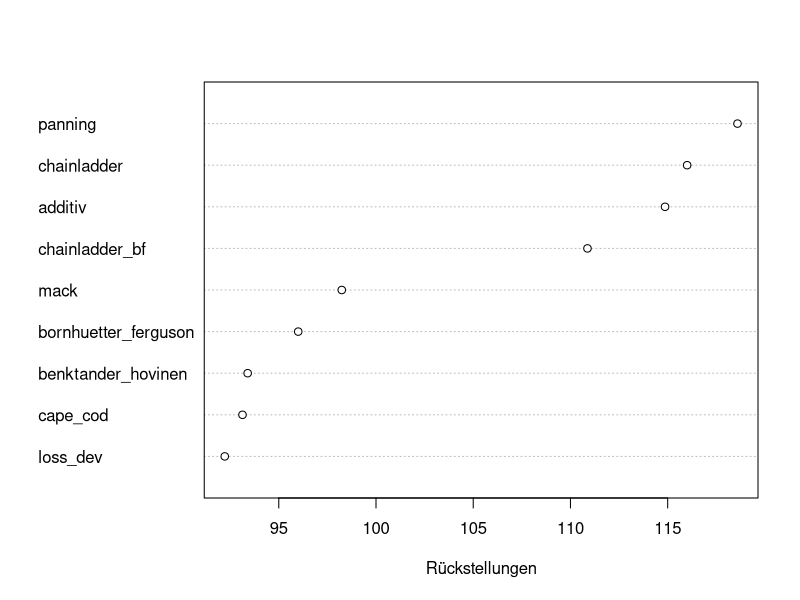

The R source for this figure:
#' ---
#' author: 'Jan Vanhove'
#' title: 'Aufgabenserie Rückstellungen'
#' output: 
#'  html_document:
#'    toc: true
#'    toc_float: true
#'    number_sections: true
#'    theme: sandstone
#'    highlight: tango
#'    dev: svg
#'    df_print: paged
#' ---

library(tidyverse)

#' # Rückstellungsberechnung mit Chain-Ladder
#' Beobachtungen einlesen:

M <- rbind(
  c(58000, 276100, 111700, 20400),
  c(NA,    100900, 480319, 194319),
  c(NA,        NA, 120800, 575050),
  c(NA,        NA,     NA, 130900)
)

#' (a) Berechnen Sie den Rückstellungsbedarf mit 
#' Hilfe des Chain-Ladder Verfahrens.
#' 
#' Zuerst ein paar Hilfefunktionen definieren,
#' die zusammen den Chain-Ladder-Algorithmus bilden.
#' Dieser Algorithmus wird auf S. 150ff. erklärt.

shift_row_left <- function(row) {
  if (!is.na(row[[1]])) {
    return(row)
  }
  shift_row_left(c(row[-1], NA))
}
shift_left <- function(M) {
  for (i in 1:nrow(M)) {
    M[i, ] <- shift_row_left(M[i, ])
  }
  M
}
cum_row <- function(M) {
  apply(M, 1, cumsum) |> t()
}
# Formel S. 151
phi <- function(S) {
  ell <- ncol(S)
  phis <- rep(NA, ell)
  for (i in 2:ell) {
    phis[i] <- sum(S[1:(ell-i+1), i]) / sum(S[1:(ell-i+1), i-1])
  }
  phis
}
# Formel S. 152
chain_ladder <- function(S) {
  phis <- phi(S)
  ell <- ncol(S)
  for (row in 1:ell) {
    for (col in 1:ell) {
      if (is.na(S[row, col])) {
        S[row, col] <- S[row, col - 1] * phis[col]
      }
    }
  }
  S
}
decum_row <- function(S) {
  ell <- ncol(S)
  for (row in 1:ell) {
    for (col in 2:ell) {
      S[row, col] <- S[row, col] - sum(S[row, 1:(col-1)])
    }
  }
  S
}
shift_row_right <- function(row, leading, trailing) {
  c(rep(NA, leading), row, rep(NA, trailing))
}
shift_right <- function(M) {
  ell <- ncol(M)
  M_shifted <- matrix(nrow = ell, ncol = 2 * ell - 1)
  for (i in 1:ell) {
    M_shifted[i, ] <- shift_row_right(M[i, ], i - 1, ell - i)
  }
  colnames(M_shifted) <- 1:(2*ell-1)
  rownames(M_shifted) <- 1:ell
  M_shifted
}
rueckstellung <- function(S) {
  last_cols <- (ncol(S)+1):(2*ncol(S)-1)
  X <- S |> 
    decum_row() |> 
    shift_right()
  X[, last_cols] |> sum(na.rm = TRUE)
}
#' Resultat: Der Rückstellungsbedarf laut chain ladder beträgt 1'231'886.
(S_cl <- M |> shift_left() |> cum_row() |> chain_ladder())
(S_cl |> decum_row() |> shift_right())
rueckstellung(S_cl)

#' (b) Angenommen, in den darauf folgenden Behandlungsmonaten 5 und 6
#' fallen Leistung von total 1'000'000 bzw. 1'100'000 an. Das Abwicklungsmuster
#' bleibe dasselbe wie in den vorangehenden Monaten 1 bis 4.
#' Wie viele Leistungen werden in den Abrechnungsmonaten 5 und 6 abgerechnet.
#' 
#' Antwort: Berechne nochmals die $\varphi$-Werte:
(phis <- M |> shift_left() |> cum_row() |> phi())

#' Es gelten $S_{5,0} \cdot \phi_1 \dots \phi_3 = 1000000$ 
#' und $S_{6,0} \cdot \phi_1 \dots \phi_3 = 1100000$.
#' Daraus $S_{5,0} = 124410.1$, $S_{6,0} = 136851.2$.
#' Daraus dann wieder $S_{5,1} = 124410.1 \cdot \phi_1 = 716645.5$.
#' Somit $X_{5,1} = 716645.5 - 124410.1 = 592235.4$.
phis[1] <- 1
1e6 / prod(phis)
11e5 / prod(phis)
1e6 / prod(phis) * cumprod(phis[2:3])
11e5 / prod(phis) * cumprod(phis[2:3])

#' Folglich werden im Abrechnungsmonat 5 etwa 124'410 der 1'000'000 Kosten 
#' abgerechnet. (Total mit den Vormonaten: 1'015'672.)
#' Im Abrechnungsmonat 6 fallen 136'851.2 + 592'235.4 = 729'087 zusätzliche Kosten an.
#' (Total mit den Vormonaten: 1'023'670.)
#' 
#' (c) Cf. GLM-Implementierung. Siehe S. 169.
#' 
#' # Rückstellungen mit Benktander-Hovinen
#' Berechnen Sie ausgehend vom Zahlenbeispiel auf S. 154
#' die Rückstellungen gemäss Bornhuetter-Ferguson und gemäss Benktander-Hovinen.
#' 
#' Tabelle 8w (S. 160) enthält bereits die kumulativen Rückstellungen.
#' Es reicht also, diese zu dekumulieren. Für Benktander-Hovinen kann man
#' den Bornhuetter-Ferguson-Algorithmus rezyklieren und lediglich die $\alpha$-Werte
#' anpassen.
#' 
#' Die Gesamtrückstellungen betragen 9'964.

S <- rbind(
  c(0,       0,    0,    0,    0, 3483),
  c(0,       0,    0,    0, 3844, 4043),
  c(0,       0,    0, 3977, 4393, 4624),
  c(0,       0, 3880, 4729, 5238, 5521),
  c(0,    4261, 5379, 6310, 6869, 7180),
  c(1889, 3472, 4611, 5560, 6130, 6447)
)
rueckstellung(S) # Gesamtrückstellungen: 9'964

#' Bornhuetter-Ferguson-Algorithmus definieren. (S. 160)
bf <- function(S, gamma, alpha) {
  ell <- ncol(S)
  for (row in 2:ell) {
    for (col in (ell - row + 2):ell) {
      S[row, col] <- S[row, col - 1] + alpha[row] * (gamma[col] - gamma[col - 1])
    }
  }
  S
}
antidiag <- c(1889, 4261, 3880, 3977, 3844, 3483)
S <- diag(antidiag)[length(antidiag):1, ]
gamma <- c(0.28, 0.53, 0.71, 0.86, 0.95, 1)
alpha <- c(3520, 3980, 4620, 5660, 6210, 6330)
bf(S, gamma, alpha) # Stimmt

#' Für den Benktander-Hovinen-Algorithmus muss man lediglich die $\alpha$-Werte
#' anders berechnen, S. 166. Ich erhalte einen Rückstellungsbedarf von 10'467.
bh <- function(S, gamma, alpha) {
  alpha_bf <- bf(S, gamma, alpha)[, ncol(S)]
  bf(S, gamma, alpha_bf)
}
(S_bh <- bh(S, gamma, alpha))
rueckstellung(S_bh)

#' # Rückstellungen nach Mack's Methode
#' Berechnen Sie ausgehend vom Zahlenbeispiel auf S. 159 (Tabelle 8t)
#' die Rückstellungen nach Mack's Methode.
#' 
#' Für Macks Methode müssen wir die $\alpha$- und $\gamma$-Werte neu berechnen:
X <- rbind(
  c(1001,  854,  568, 565, 347, 148),
  c(1113,  990,  671, 648, 422,  NA),
  c(1265, 1168,  800, 744,  NA,  NA),
  c(1490, 1383, 1007,  NA,  NA,  NA),
  c(1725, 2536,   NA,  NA,  NA,  NA),
  c(1889,   NA,   NA,  NA,  NA,  NA)
)

# Formel S. 158
# (Vermutlich ist zeta (ζ) gemeint, steht aber ς (= Variante von sigma).)
compute_sigmas <- function(X, pis) {
  ell <- ncol(X)
  sigmas <- rep(0, ell)
  for (i in 1:ell) {
    sigmas[i] <- sum(X[1:(ell-i+1), i]) / sum(pis[1:(ell-i+1)])
  }
  sigmas
}
mack <- function(S, pi) {
  X <- S |> decum_row()
  sigma_ad <- colSums(X, na.rm = TRUE) / rev(cumsum(pi)) # S. 158
  gamma_ad <- cumsum(sigma_ad) / sum(sigma_ad)           # S. 159
  alpha_ld <- rowSums(X, na.rm = TRUE) / rev(gamma_ad)   # S. 161
  sigmas_ad <- compute_sigmas(X, alpha_ld)
  gamma_mack <- cumsum(sigmas_ad) / sum(sigmas_ad)       # S. 159
  alpha_mack <- alpha_ld * sum(sigmas_ad)                # S. 163; verwende alpha_ld für pi
  bf(S, gamma_mack, alpha_mack)
}
#' Resultat: Die Gesamtrückstellungen betragen 11'706.
(S_mack <- X |> 
    cum_row() |> 
    mack(c(4000, 4500, 5300, 6000, 6900, 8200))) 
rueckstellung(S_mack)

#' # Rückstellungsberechnung mit erweitertem Bornhuetter-Ferguson-Verfahren
#' **Chain Ladder:** Rückstellungsbedarf: 111.
S <- rbind(
  c(100, 150, 180),
  c(NA, 120, 170),
  c(NA, NA, 110)
) |> shift_left()
chain_ladder_bf <- function(S) {
  phi_cl <- phi(S) # S. 156
  gamma_cl <- c((1 / cumprod(rev(phi_cl[2:length(phi_cl)]))) |> rev(), 1) # S. 157
  alpha_ld <- rev(apply(S, 1, max, na.rm = TRUE) / rev(gamma_cl)) # S. 161
  bf(S, gamma_cl, alpha_ld)
}
S |> chain_ladder_bf() |> rueckstellung()

#' **Panning:** Rückstellungsbedarf: 119.
panning <- function(S) {
  # S. 158
  gamma_pa <- function(beta) {
    cumsum(beta) / sum(beta)
  }
  # S. 157
  beta_pa <- function(X) {
    ell <- ncol(X)
    betas <- vector(length = ell)
    for (i in 1:ell) {
      betas[i] <- sum(X[1:(ell-i+1), i] * X[1:(ell-i+1), 1]) / sum(X[1:(ell-i+1), 1]^2)
    }
    betas
  }
  # S. 164
  alpha_pa <- function(X) {
    X[, 1] * sum(beta_pa(X))
  }
  bf(S, gamma_pa(beta_pa(decum_row(S))), alpha_pa(decum_row(S)))
}
S |> panning() |> rueckstellung()

#' # Rückstellungsverfahren mit erweitertem Bornhuetter-Ferguson-Verfahren
#' Zunächst weitere Funktionen definieren.

loss_dev <- function(S, gamma) {
  alpha_ld <- apply(S, 1, max, na.rm = TRUE) / rev(gamma)
  bf(S, gamma, alpha_ld)
}
X <- rbind(
  c(1001,  854,  568, 565, 347, 148),
  c(1113,  990,  671, 648, 422,  NA),
  c(1265, 1168,  800, 744,  NA,  NA),
  c(1490, 1383, 1007,  NA,  NA,  NA),
  c(1725, 2536,   NA,  NA,  NA,  NA),
  c(1889,   NA,   NA,  NA,  NA,  NA)
)
X |> 
  shift_left() |> 
  cum_row() |> 
  loss_dev(c(0.28, 0.53, 0.71, 0.86, 0.95, 1)) # OK

additiv <- function(S, pis) {
  X <- S |> 
    decum_row()
  sigma_ad <- colSums(X, na.rm = TRUE) / rev(cumsum(pis)) # S. 158
  gamma_ad <- cumsum(sigma_ad) / sum(sigma_ad) # S. 159
  alpha_ad <- pis * sum(sigma_ad)
  bf(S, gamma_ad, alpha_ad)
}

X |> 
  shift_left() |> 
  cum_row() |> 
  additiv(c(4000, 4500, 5300, 6000, 6900, 8200)) |> 
  decum_row() # ok

cape_cod <- function(S, gamma, pis) {
  kappa_cc <- sum(apply(S, 1, max, na.rm = TRUE)) / sum(rev(gamma) * pis)
  alpha_cc <- pis * kappa_cc
  bf(S, gamma, alpha_cc)
}
X |> 
  shift_left() |> 
  cum_row() |> 
  cape_cod(c(0.28, 0.53, 0.71, 0.86, 0.95, 1),
           c(4000, 4500, 5300, 6000, 6900, 8200)) # OK

#' Zur Sache:
S <- rbind(
  c(100, 150, 180),
  c(NA, 120, 170),
  c(NA, NA, 110)
) |> shift_left()
gamma <- c(0.6, 0.9, 1)
pis <- c(185, 205, 195)
alpha <- c(190, 200, 190)

S_cl <- chain_ladder(S)
S_cl_bf <- chain_ladder_bf(S)
S_bf <- bf(S, gamma, alpha)
S_bh <- bh(S, gamma, alpha)
S_mack <- mack(S, pi)
S_ld <- loss_dev(S, gamma)
S_cc <- cape_cod(S, gamma, pis)
S_ad <- additiv(S, pis)
S_pa <- panning(S)

dreiecke <- list(
  chainladder = S_cl,
  chainladder_bf = S_cl_bf, 
  bornhuetter_ferguson = S_bf,
  benktander_hovinen = S_bh,
  mack = S_mack,
  loss_dev = S_ld,
  cape_cod = S_cc,
  additiv = S_ad,
  panning = S_pa
)

# Übersicht
(uebersicht <- sapply(dreiecke, rueckstellung))
dotchart(sort(uebersicht),
         xlab = "Rückstellungen")
summary(uebersicht)

#' Das 75. Perzentil (115) scheint mir ein gutes Kompromiss zu sein.